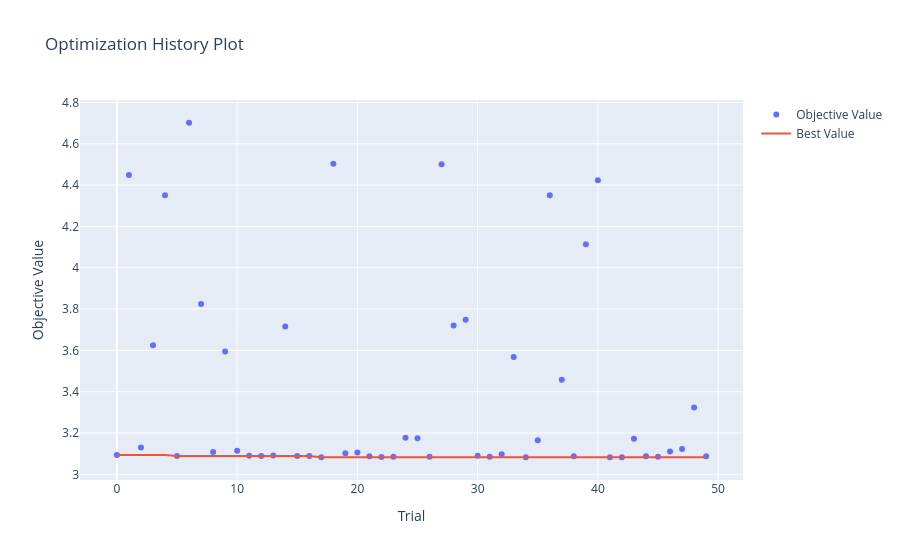

Here is the notebook cell this chart was saved with:
### Code cell
optuna.visualization.plot_optimization_history(study)

### Figure 1 — Plotly figure (JSON) as saved in the notebook; plotly's stock layout.template omitted (floating-point values rounded to 4 significant figures)
{"data": [{"mode": "markers", "name": "Objective Value", "type": "scatter", "x": [0, 1, 2, 3, 4, 5, 6, 7, 8, 9, 10, 11, 12, 13, 14, 15, 16, 17, 18, 19, 20, 21, 22, 23, 24, 25, 26, 27, 28, 29, 30, 31, 32, 33, 34, 35, 36, 37, 38, 39, 40, 41, 42, 43, 44, 45, 46, 47, 48, 49], "y": [3.093, 4.449, 3.13, 3.625, 4.35, 3.089, 4.702, 3.824, 3.108, 3.594, 3.114, 3.09, 3.089, 3.091, 3.715, 3.088, 3.089, 3.083, 4.503, 3.102, 3.106, 3.087, 3.083, 3.085, 3.177, 3.175, 3.085, 4.501, 3.72, 3.748, 3.09, 3.085, 3.097, 3.568, 3.083, 3.165, 4.351, 3.458, 3.088, 4.113, 4.423, 3.083, 3.083, 3.173, 3.088, 3.085, 3.111, 3.122, 3.323, 3.088]}, {"mode": "lines", "name": "Best Value", "type": "scatter", "x": [0, 1, 2, 3, 4, 5, 6, 7, 8, 9, 10, 11, 12, 13, 14, 15, 16, 17, 18, 19, 20, 21, 22, 23, 24, 25, 26, 27, 28, 29, 30, 31, 32, 33, 34, 35, 36, 37, 38, 39, 40, 41, 42, 43, 44, 45, 46, 47, 48, 49], "y": [3.093, 3.093, 3.093, 3.093, 3.093, 3.089, 3.089, 3.089, 3.089, 3.089, 3.089, 3.089, 3.089, 3.089, 3.089, 3.088, 3.088, 3.083, 3.083, 3.083, 3.083, 3.083, 3.083, 3.083, 3.083, 3.083, 3.083, 3.083, 3.083, 3.083, 3.083, 3.083, 3.083, 3.083, 3.083, 3.083, 3.083, 3.083, 3.083, 3.083, 3.083, 3.083, 3.083, 3.083, 3.083, 3.083, 3.083, 3.083, 3.083, 3.083]}, {"marker": {"color": "#cccccc"}, "mode": "markers", "name": "Infeasible Trial", "showlegend": false, "type": "scatter", "x": [], "y": []}], "layout": {"title": {"text": "Optimization History Plot"}, "xaxis": {"title": {"text": "Trial"}}, "yaxis": {"title": {"text": "Objective Value"}}}}
